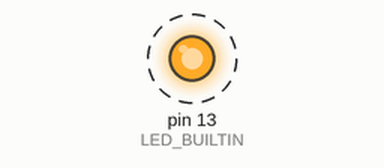
The sketch below on a simulated Arduino Uno, built with avr-gcc and run on an emulated ATmega328P. Shown: output pins drawn as LEDs (lit = HIGH). Dashed ring = blinking. What the sketch prints to the serial monitor is not drawn.

Above: at 0.1 s.
Timing chart, 0 to 3.0 s (numbered marks = the images above):
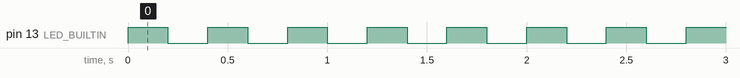

The sketch:

test_serial.ino
```cpp
int counter;
int MAX = 5;
int MIN = -5;

void setup() {
  // put your setup code here, to run once:
    Serial.begin(9600);
    pinMode(LED_BUILTIN, OUTPUT);

    counter = MIN;
}

void loop() {
  // put your main code here, to run repeatedly:

  if (counter < 0) {
    Serial.write("L");
//    Serial.println("-255");
//    Serial.print(String("-255").concat("\n"));
  }
  else {
    Serial.write("R");
//    Serial.println("255");
//    Serial.print(String("255").concat("\n"));
  }
  digitalWrite(LED_BUILTIN, HIGH);
  delay(200);
  digitalWrite(LED_BUILTIN, LOW);
  delay(200);

  counter += 1;

  if (counter > MAX) {
    counter = MIN;
  }
}
```

Measured:
- by itself, pin 13 (LED_BUILTIN): alternates HIGH for 0.20 s and LOW for 0.20 s
